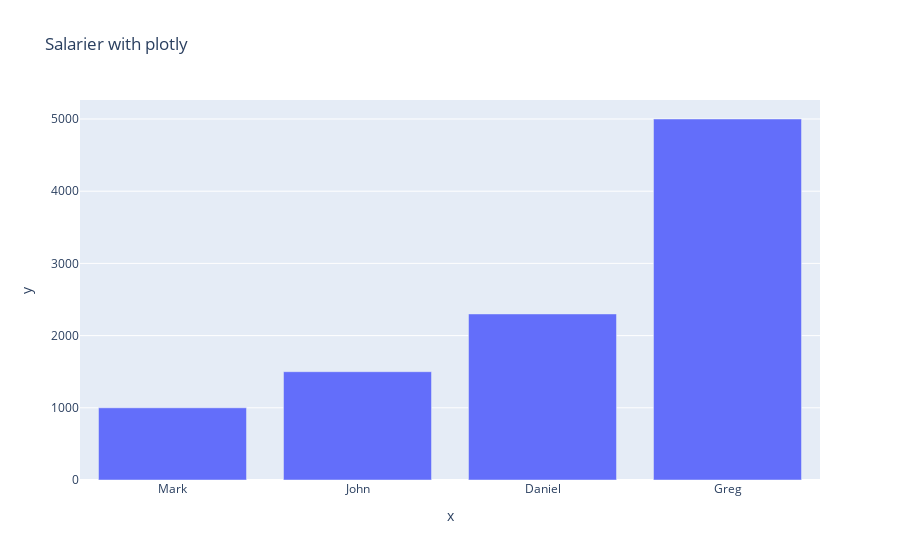

The cell this chart's notebook holds for it:
### Code cell
fig = px.bar(x=["Mark","John","Daniel","Greg"], y=[1000,1500,2300,5000], title="Salarier with plotly")
fig.show()

### Figure 1 — Plotly figure (JSON) as saved in the notebook; plotly's stock layout.template omitted (floating-point values rounded to 4 significant figures)
{"data": [{"alignmentgroup": "True", "hovertemplate": "x=%{x}<br>y=%{y}<extra></extra>", "legendgroup": "", "marker": {"color": "#636efa", "pattern": {"shape": ""}}, "name": "", "offsetgroup": "", "orientation": "v", "showlegend": false, "textposition": "auto", "type": "bar", "x": ["Mark", "John", "Daniel", "Greg"], "xaxis": "x", "y": [1000, 1500, 2300, 5000], "yaxis": "y"}], "layout": {"autosize": true, "barmode": "relative", "legend": {"tracegroupgap": 0}, "title": {"text": "Salarier with plotly"}, "xaxis": {"anchor": "y", "autorange": true, "domain": [0, 1], "range": [-0.5, 3.5], "title": {"text": "x"}, "type": "category"}, "yaxis": {"anchor": "x", "autorange": true, "domain": [0, 1], "range": [0, 5263.0], "title": {"text": "y"}, "type": "linear"}}}
